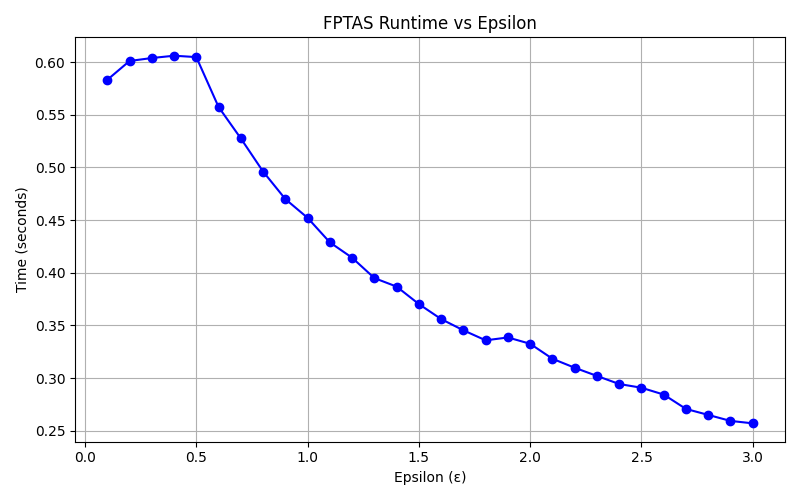

Reproduce this figure in Python.
import matplotlib.pyplot as plt

def plot_epsilon_vs_time(data, title="FPTAS Runtime vs Epsilon", save_path=None):
    if not data:
        raise ValueError("Data must not be empty.")
    
    data.sort()
    epsilons, times = zip(*data)

    plt.figure(figsize=(8, 5))
    plt.plot(epsilons, times, marker='o', linestyle='-', color='blue')
    plt.xlabel("Epsilon (ε)")
    plt.ylabel("Time (seconds)")
    plt.title(title)
    plt.grid(True)
    plt.tight_layout()

    if save_path:
        plt.savefig(save_path)
    else:
        plt.show()

data = [
    (0.10, 0.58324),
    (0.20, 0.60114),
    (0.30, 0.60394),
    (0.40, 0.60614),
    (0.50, 0.60483),
    (0.60, 0.55744),
    (0.70, 0.52758),
    (0.80, 0.49613),
    (0.90, 0.46998),
    (1.00, 0.45214),
    (1.10, 0.42886),
    (1.20, 0.41427),
    (1.30, 0.39493),
    (1.40, 0.38685),
    (1.50, 0.37025),
    (1.60, 0.35601),
    (1.70, 0.34534),
    (1.80, 0.33583),
    (1.90, 0.33855),
    (2.00, 0.33254),
    (2.10, 0.31832),
    (2.20, 0.30979),
    (2.30, 0.30201),
    (2.40, 0.29433),
    (2.50, 0.29080),
    (2.60, 0.28431),
    (2.70, 0.27066),
    (2.80, 0.26499),
    (2.90, 0.25929),
    (3.00, 0.25698)
]

plot_epsilon_vs_time(data, save_path="plot.png")